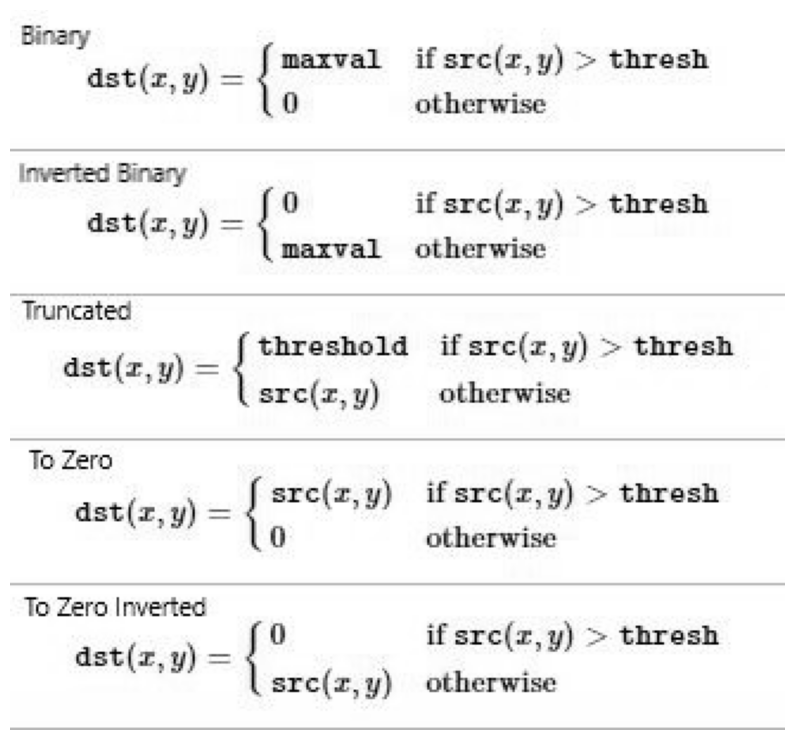
#> input picture 02-Image Processing/10-Thresholding/threshold.png, 794 x 740 px
$ jupyter execute '10_Thresholding_Binarization_&_Adaptive_Thresholding.ipynb'
#> lines starting #> are read from the running program, lines starting #| are printed output that depends on the picture; after the words box and inside, x2 and y2 are one past the last pixel; in counts of white or black regions, pixels touching at a corner belong together
# Thresholding, Binarization & Adaptive Thresholding
cv2.threshold(image, min_val, max_val, threshold_type)

#### Threshold Types:
- Binary
- Inverted Binary
- Trancated
- To Zero
- To Zero Inverted

[cell 1]
import cv2
import numpy as np
from matplotlib import pyplot as plt

[cell 2]
plt.figure(figsize=(10, 10))

thr = cv2.imread('threshold.png')
#> thr is the input picture: shape (740, 794, 3); min 0, max 255, mean 241.5
plt.imshow(cv2.cvtColor(thr, cv2.COLOR_BGR2RGB))
plt.title('Threshold Types')
plt.axis('off')

plt.show()

[cell 3]
image = cv2.imread('image.png')
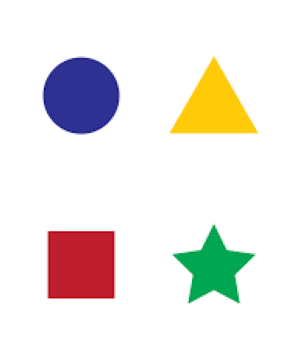
#> input picture 03-Contours/01-Understanding Contours/Image.png, 294 x 358 px, found by its file name
#> image is the input picture: shape (358, 294, 3); mean B, G, R 228.4, 232.1, 236.1

[cell 4]
plt.figure(figsize=(10, 10))

plt.imshow(cv2.cvtColor(image, cv2.COLOR_BGR2RGB))
plt.axis('off')
plt.show()

[cell 5]
plt.figure(figsize=(15, 10))

# Normal Image
plt.subplot(2, 3, 1)
plt.imshow(cv2.cvtColor(image, cv2.COLOR_BGR2RGB))
plt.title('Original')
plt.axis('off')

# Binary Threshold
plt.subplot(2, 3, 2)
ret1,thresh1 = cv2.threshold(image, 170, 255, cv2.THRESH_BINARY)
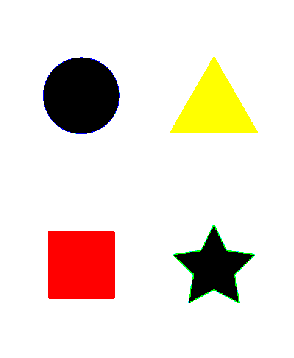
#> thresh1: shape (358, 294, 3); mean B, G, R 217.8, 226.4, 236.7
plt.imshow(cv2.cvtColor(thresh1, cv2.COLOR_BGR2RGB))
plt.title('Binary')
plt.axis('off')

# Inverted Binary Threshold
plt.subplot(2, 3, 3)
ret2,thresh2 = cv2.threshold(image, 170, 255, cv2.THRESH_BINARY_INV)
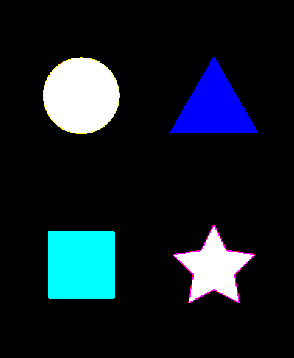
#> thresh2: shape (358, 294, 3); mean B, G, R 37.2, 28.6, 18.3
plt.imshow(cv2.cvtColor(thresh2, cv2.COLOR_BGR2RGB))
plt.title('Inverted Binary')
plt.axis('off')

# Trunkated Threshold
plt.subplot(2, 3, 4)
ret3, thresh3 = cv2.threshold(image, 170, 255, cv2.THRESH_TRUNC)
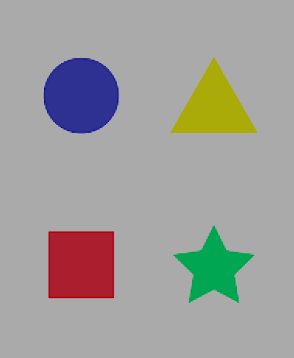
#> thresh3: shape (358, 294, 3); mean B, G, R 156.3, 158.8, 160.2
plt.imshow(cv2.cvtColor(thresh3, cv2.COLOR_BGR2RGB))
plt.title('Trunkated')
plt.axis('off')

# To Zero Threshold
plt.subplot(2, 3, 5)
ret4, thresh4 = cv2.threshold(image, 170, 225, cv2.THRESH_TOZERO)
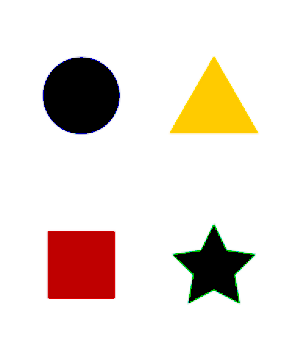
#> thresh4: shape (358, 294, 3); mean B, G, R 217.3, 224.3, 233.7
plt.imshow(cv2.cvtColor(thresh4, cv2.COLOR_BGR2RGB))
plt.title('TOZERO')
plt.axis('off')

# Inverted To Zero Threshold
plt.subplot(2, 3, 6)
ret5, thresh5 = cv2.threshold(image, 170, 225, cv2.THRESH_TOZERO_INV)
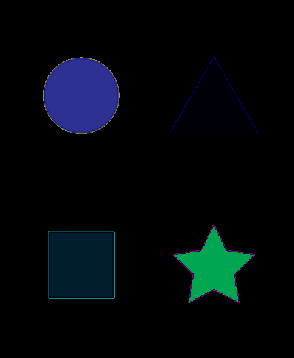
#> thresh5: shape (358, 294, 3); mean B, G, R 11.1, 7.8, 2.4
plt.imshow(cv2.cvtColor(thresh5, cv2.COLOR_BGR2RGB))
plt.title('Inverted TOZERO')
plt.axis('off')

plt.show()
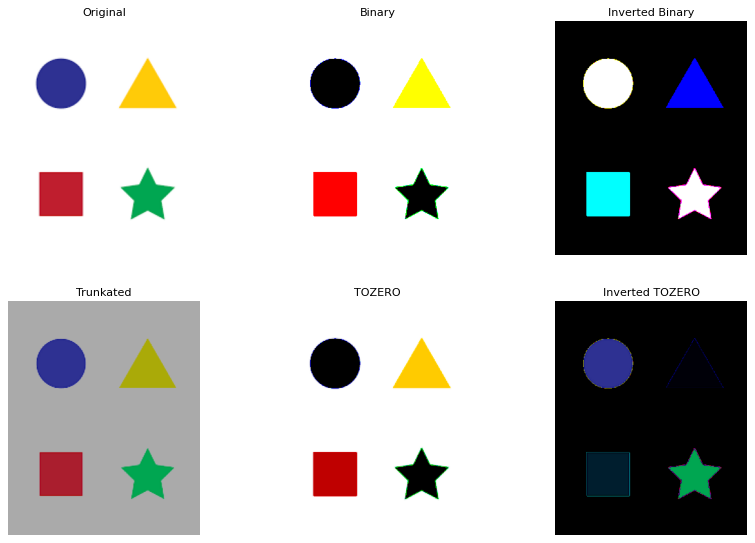
#> figure drawn by matplotlib, 6 panels

### Adaptive Thresholding

[cell 6]
# We will read image as gray
image = cv2.imread('image.png', 0)
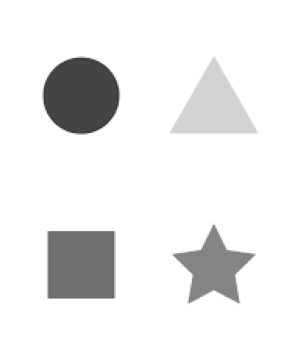
#> image: shape (358, 294); min 50, max 255, mean 235.7

[cell 7]
plt.figure(figsize=(10, 10))

# It's good practice to blur images as it removes noise
Gauss = cv2.GaussianBlur(image, (3, 3), 0)

# Using adaptiveThreshold
thresh = cv2.adaptiveThreshold(Gauss, 255, cv2.ADAPTIVE_THRESH_MEAN_C, cv2.THRESH_BINARY, 3, 5)
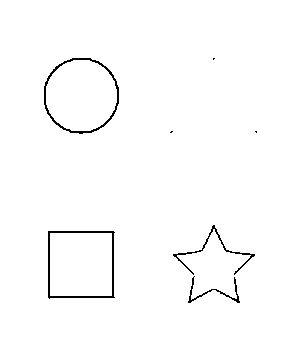
#> thresh: shape (358, 294); 98.6% white; black in thin lines or dots, all inside (x1, y1, x2, y2) = (44, 58, 257, 303)

# Normal Image
plt.subplot(2, 1, 1)
plt.imshow(cv2.cvtColor(image, cv2.COLOR_BGR2RGB))
plt.title('Original')
plt.axis('off')

plt.subplot(2, 1, 2)
plt.imshow(cv2.cvtColor(thresh, cv2.COLOR_BGR2RGB))
plt.title('Adaptive Mean Thresholding')
plt.axis('off')

plt.show()
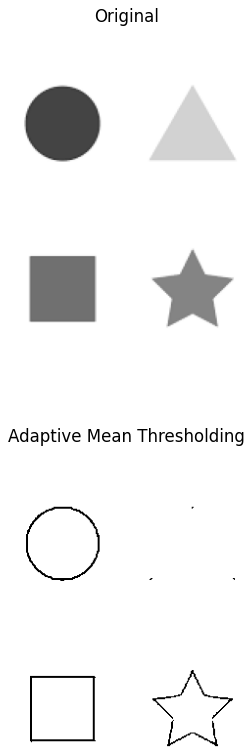
#> figure drawn by matplotlib, 2 panels
